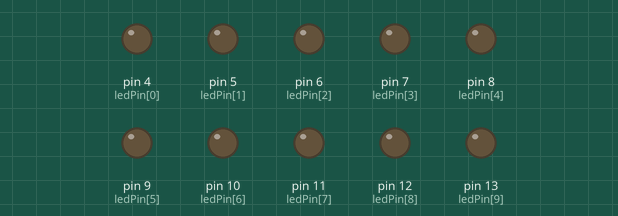
The sketch below on a simulated Arduino Uno, built with avr-gcc and run on an emulated ATmega328P. On the bench: output pins drawn as LEDs (lit = HIGH).

Above: at 0.05 s.
At 0.55 s:
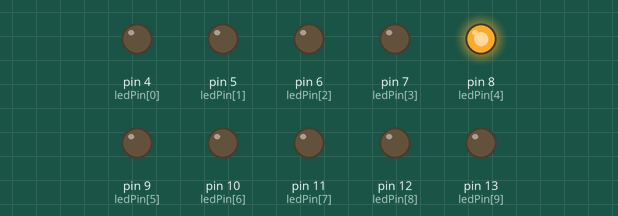
At 1.06 s:
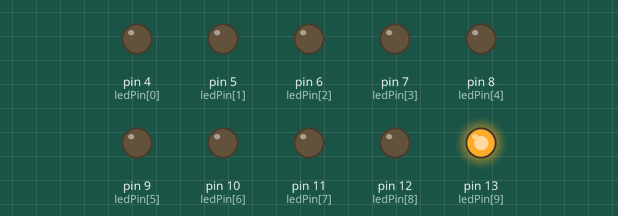
At 2.07 s:
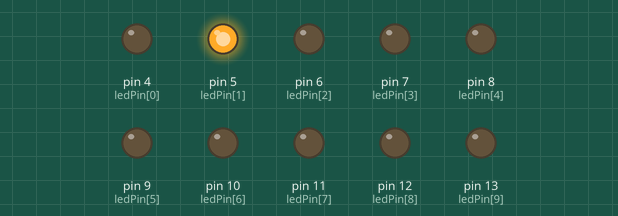
At 3.08 s:
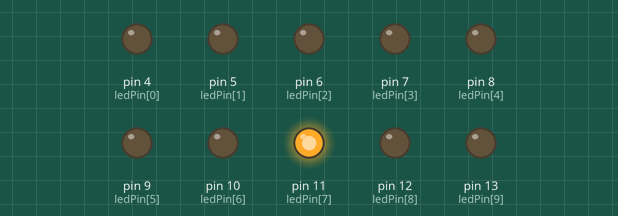
At 4.09 s:
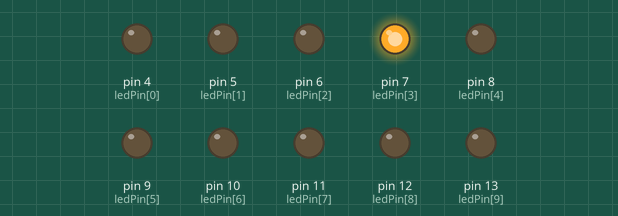
Timing chart, 0 to 4.4 s (numbered marks = the images above):
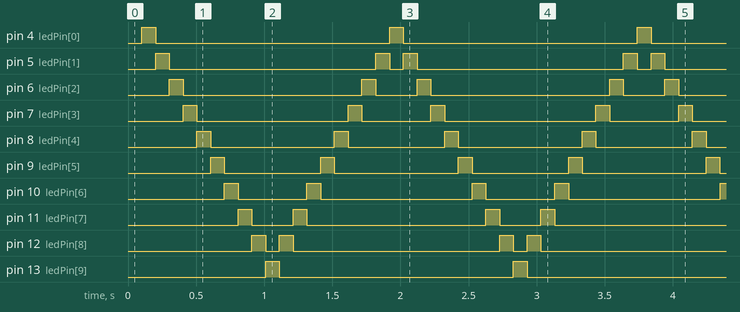

The sketch:

sketch06b.ino
```cpp
/*
 Esercizio 6b
 Realizziamo una sequenza di accensione e spegnimento alternato
 da destra e sinistra e viceversa di 10 LED

 Variazioni e commenti:
 Prof. Michele Maffucci
 09.03.2014

 Questo codice è di dominio pubblico
 */

// creazione di un array di 10 pin a cui vanno collegati i LED
// per ulteriori informazioni sull'uso degli array si consulti il seguente link:
// http://wp.me/p4kwmk-26e
// per ulteriori informazioni sui tipi byte si consulti il seguente link:
// http://wp.me/p4kwmk-1zF
byte ledPin[] = {4, 5, 6, 7, 8, 9, 10, 11, 12, 13};

// intervallo di accensione/spegnimento
int ritardoLed = 100;

// indicatore di direzione di accensione
int direzione = 1;

// indice dell'array per l'accensione del LED
int ledCorrente = 0;

// variabile in cui memorizzare il tempo di accensione di Arduino
// per ulteriori informazioni sui tipi unsigned long si consulti il seguente link:
// http://wp.me/p4kwmk-1zF
unsigned long tempoTrascorso;

void setup() {
  // impostiamo tutti i pin ad output
  for (int x=0; x<10; x++) {
    pinMode(ledPin[x], OUTPUT);
    tempoTrascorso = millis();
    // per ulteriori informazioni sull'uso di millis() si consulti il seguente link:
    // http://wp.me/p4kwmk-1QG
  }
}

void loop() {
  // Se sono passati "ritardoLed" millisecondi dall'ultimo cambiamento
  if ((millis() - tempoTrascorso) > ritardoLed) {
    cambiaStatoLed();
    tempoTrascorso = millis();
  }
}

void cambiaStatoLed() {
  // spegne tutti i LED
  for (int x=0; x<10; x++) {
    digitalWrite(ledPin[x], LOW);
  }
  // accende il LED corrente
  digitalWrite(ledPin[ledCorrente], HIGH);
  // incrementa la variabile direzione by the direction value
  ledCorrente += direzione;
  // cambia la direzione se si arriva alla fine
  if (ledCorrente == 9) {
    direzione = -1;
  }
  if (ledCorrente == 0) {
    direzione = 1;
  }
}
```

Measured:
- by itself, pin 4 (ledPin[0]), pin 13 (ledPin[9]): alternates HIGH for 0.10 s and LOW for 1.7 s
- by itself, pin 5 (ledPin[1]): repeats every 1.8 s: LOW 1.5 s, HIGH 0.10 s, LOW 0.10 s, HIGH 0.10 s
- by itself, pin 6 (ledPin[2]): repeats every 1.8 s: LOW 1.3 s, HIGH 0.10 s, LOW 0.30 s, HIGH 0.10 s
- by itself, pin 7 (ledPin[3]): repeats every 1.8 s: LOW 1.1 s, HIGH 0.10 s, LOW 0.51 s, HIGH 0.10 s
- by itself, pin 8 (ledPin[4]): repeats every 1.8 s: LOW 0.91 s, HIGH 0.10 s, LOW 0.71 s, HIGH 0.10 s
- by itself, pin 9 (ledPin[5]): repeats every 1.8 s: LOW 0.71 s, HIGH 0.10 s, LOW 0.91 s, HIGH 0.10 s
- by itself, pin 10 (ledPin[6]): repeats every 1.8 s: LOW 0.50 s, HIGH 0.10 s, LOW 1.1 s, HIGH 0.10 s
- by itself, pin 11 (ledPin[7]): repeats every 1.8 s: LOW 0.30 s, HIGH 0.10 s, LOW 1.3 s, HIGH 0.10 s
